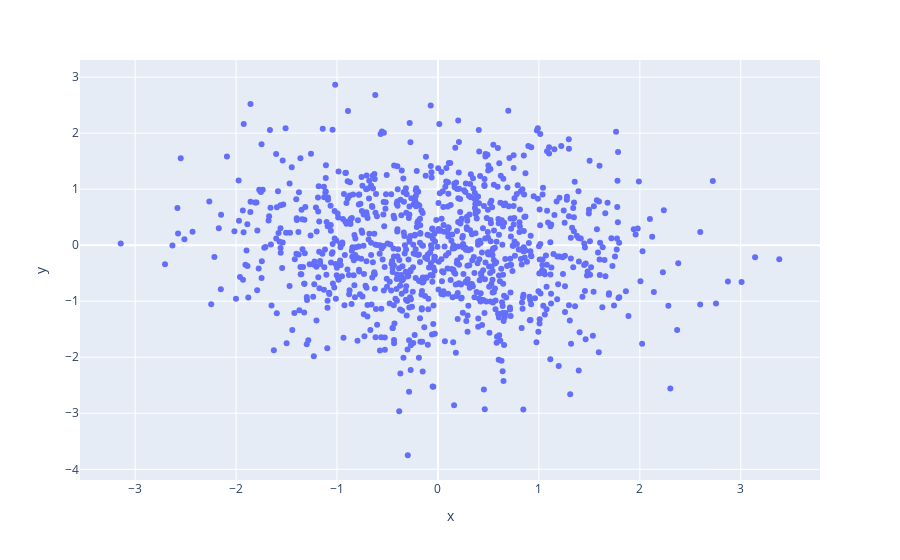

The notebook cell this image was saved under:
### Markdown cell above
## Program to draw a scatter plot for random 1000 x and y coordinates

### Code cell
import plotly.express as px
import numpy as np

# creating arrays for x-axis values & y-axis values
x_values = np.random.randn(1000)
y_values = np.random.randn(1000)

# constructing scatter plot 
fig = px.scatter(x=x_values, y=y_values)
fig                   # displaying plot

### Figure 1 — Plotly figure (JSON) as saved in the notebook; plotly's stock layout.template omitted (floating-point values rounded to 4 significant figures; data arrays with more than 128 entries replaced by an {"elided": "..."} marker saying what was removed)
{"data": [{"hoverlabel": {"namelength": 0}, "hovertemplate": "x=%{x}<br>y=%{y}", "legendgroup": "", "marker": {"color": "#636efa", "symbol": "circle"}, "mode": "markers", "name": "", "showlegend": false, "type": "scatter", "x": {"elided": "1000 float values"}, "xaxis": "x", "y": {"elided": "1000 float values"}, "yaxis": "y"}], "layout": {"legend": {"tracegroupgap": 0}, "margin": {"t": 60}, "xaxis": {"anchor": "y", "domain": [0, 1], "title": {"text": "x"}}, "yaxis": {"anchor": "x", "domain": [0, 1], "title": {"text": "y"}}}}
